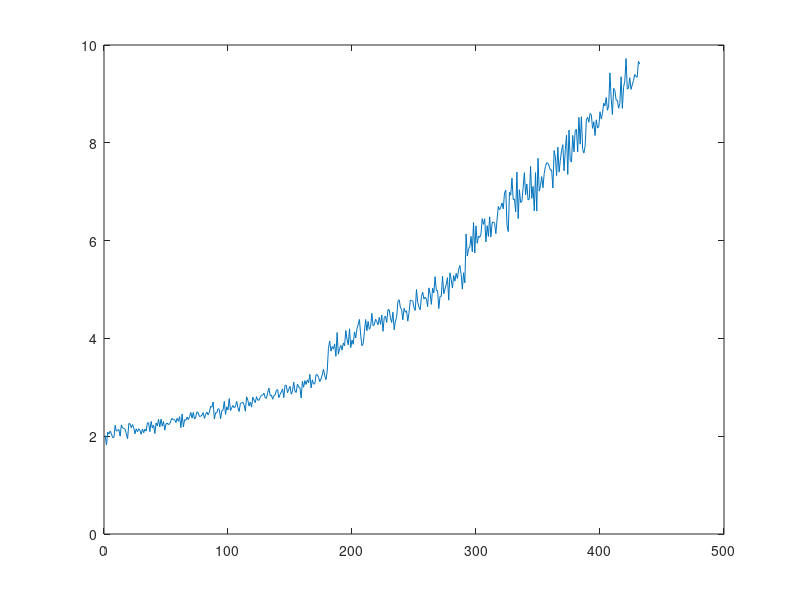

MATLAB code for this plot:
clear all;
close all;
clc;

%discrete points in time
t = 0 : 0.5 : 400;

% costants initialization.
alpha1 =1;
alpha2=1.5;
alpha3=2;
beta = 0.009;

% define model to generate data
S1 = alpha1 + exp(t(1,1:180) * beta);
S1=awgn(S1,30,'measured'); 
S2 = alpha2 + exp(t(1,190:300) * beta);
S2= awgn(S2,30,'measured'); 
S3 = alpha3 + exp(t(1,310:450) * beta);
S3= awgn(S3,30,'measured'); 

% concatenation 
S=[S1,S2,S3];

% visualize generated data
plot(S)
